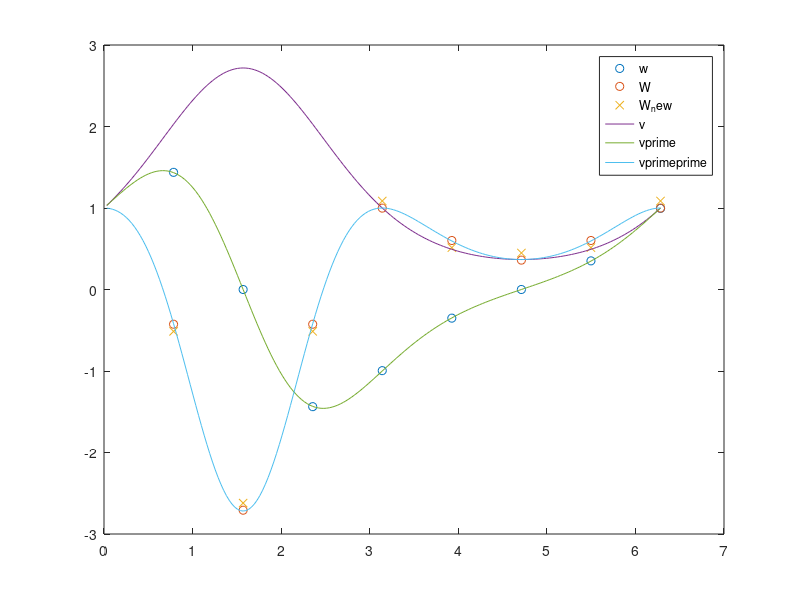

Write the MATLAB code that produced this figure.
%Code by Nick Trefethen
N=8;
h=2*pi/N; x = h*(1:N)';
v = exp(sin(x)); vprime = cos(x).*v; vprimeprime = v.*(cos(x).^2-sin(x));
% plot(x,v,x,vprime,x,vprimeprime);
% legend('function','first derivative','second derivative')
% plot(x,v,'o')

%Compute the derivatives of v using FFT 
v_hat = fft(v);
ik = 1i*[0:N/2-1 0 -N/2+1:-1]';
w_hat = ik.*v_hat;
w = real(ifft(w_hat));

%Second Derivative 
K = [0:N/2 -N/2+1:-1]'
W_hat = -(K).^2.*v_hat;
W = real(ifft(W_hat));

%Two successive first derivatives
W_hatnew = ik.*w_hat;
W_new = real(ifft(W_hatnew));


%Compute Errors
error = norm(w-vprime,inf);
error2 = norm(W-vprimeprime,inf);
error3 = norm(W_new-vprimeprime,inf);

%Plot Numerical Solution
plot(x,w,'o',x,W,'o',x,W_new,'x')
hold on
% figure
% plot(x,vprimeprime,x,W,'o')

%Plot 'Exact' Solution
N=200;
h=2*pi/N; x = h*(1:N)';
v = exp(sin(x)); vprime = cos(x).*v; vprimeprime = v.*(cos(x).^2-sin(x));
plot(x,v,x,vprime,x,vprimeprime) 
legend('w','W','W_new','v','vprime','vprimeprime')